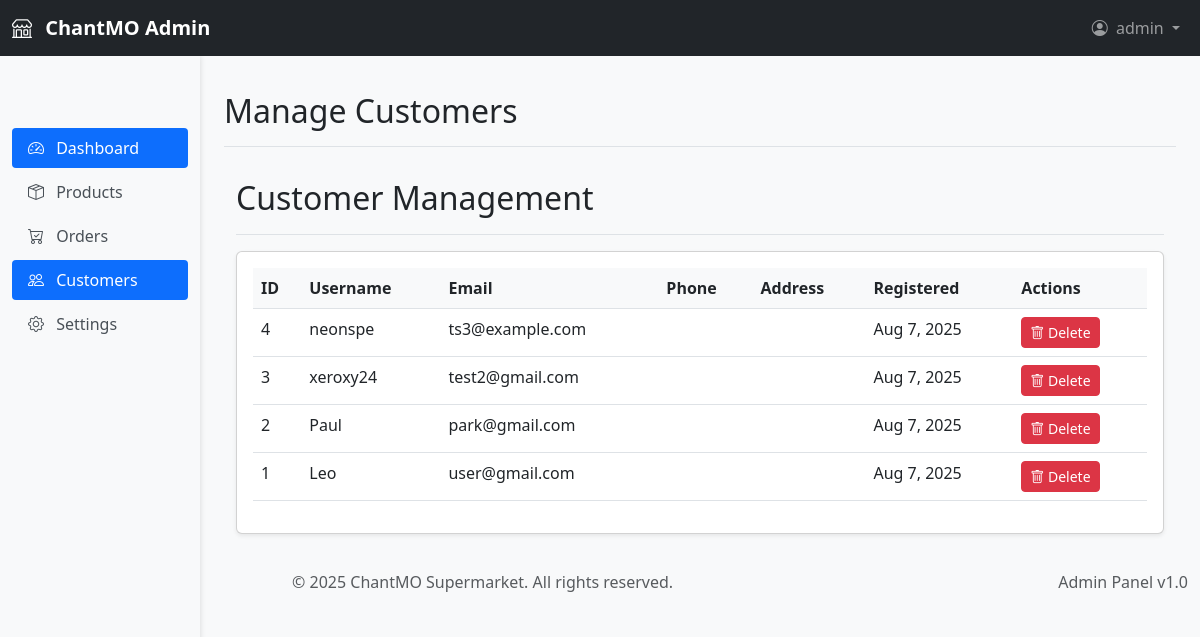
/chantmo-supa/admin/customers/index.php (signed in), run on the app's committed database.
### tables this page shows
CREATE TABLE IF NOT EXISTS `users` (
  `id` int NOT NULL AUTO_INCREMENT,
  `username` varchar(50) NOT NULL,
  `email` varchar(100) NOT NULL,
  `phone` varchar(20) NOT NULL,
  `address` varchar(50) NOT NULL,
  `password` varchar(255) NOT NULL,
  `email_verified` tinyint(1) DEFAULT '0',
  `verification_token` varchar(255) DEFAULT NULL,
  `reset_token` varchar(255) DEFAULT NULL,
  `reset_token_expires` datetime DEFAULT NULL,
  `created_at` timestamp NULL DEFAULT CURRENT_TIMESTAMP,
  `updated_at` timestamp NULL DEFAULT CURRENT_TIMESTAMP ON UPDATE CURRENT_TIMESTAMP,
  `remember_token` varchar(255) DEFAULT NULL,
  `verification_token_expires` datetime DEFAULT NULL,
  PRIMARY KEY (`id`),
  UNIQUE KEY `username` (`username`),
  UNIQUE KEY `email` (`email`)
);

### chantmo-supa/admin/customers/index.php (the view, shortened to what this page needs)
<?php
require_once __DIR__ . '/../../includes/auth.php';
$stmt = $pdo->query("SELECT * FROM users ORDER BY created_at DESC");
$customers = $stmt->fetchAll();
require_once __DIR__ . '/../includes/admin_header.php';
?>
<div class="container-fluid">
    <div class="d-flex justify-content-between flex-wrap flex-md-nowrap align-items-center pt-3 pb-2 mb-3 border-bottom">
        <h1 class="h2">Customer Management</h1>
    </div>
    <div class="card shadow-sm">
        <div class="card-body">
            <div class="table-responsive">
                <table class="table table-hover">
                    <thead>
                        <tr>
                            <th>ID</th>
                            <th>Username</th>
                            <th>Email</th>
                            <th>Phone</th>
                            <th>Address</th>
                            <th>Registered</th>
                            <th>Actions</th>
                        </tr>
                    </thead>
                    <tbody>
                        <?php foreach ($customers as $customer): ?>
                        <tr>
                            <td><?= $customer['id'] ?></td>
                            <td><?= htmlspecialchars($customer['username']) ?></td>
                            <td><?= htmlspecialchars($customer['email']) ?></td>
                            <td><?= htmlspecialchars($customer['phone']) ?></td>
                            <td><?= htmlspecialchars($customer['address']) ?></td>
                            <td><?= date('M j, Y', strtotime($customer['created_at'])) ?></td>
                            <td>
                                <form method="POST" class="d-inline">
                                    <button type="submit" name="delete_customer" class="btn btn-sm btn-danger"
                                        onclick="return confirm('Are you sure you want to delete this customer? All their orders will also be deleted.')">
                                        <i class="bi bi-trash"></i> Delete
                                    </button>
                                </form>
                            </td>
                        </tr>
                        <?php endforeach; ?>
                    </tbody>
                </table>
            </div>
        </div>
    </div>
</div>
<?php
require_once __DIR__ . '/../includes/admin_footer.php';
?>

### chantmo-supa/assets/css/admin.css (style rules this page uses)
body.admin-dashboard { background-color: #f8f9fa; padding-top: 56px; }
.table-responsive { overflow-x: auto; }
.table { background-color: white; }
.table th { background-color: #f8f9fa; font-weight: 600; }
.btn-sm { padding: 0.25rem 0.5rem; font-size: 0.875rem; }

### data on the page
users: id "4", username "neonspe", email "ts3@example.com", created_at "Aug 7, 2025"
users: id "3", username "xeroxy24", email "test2@gmail.com", created_at "Aug 7, 2025"
users: id "2", username "Paul", email "park@gmail.com", created_at "Aug 7, 2025"
users: id "1", username "Leo", email "user@gmail.com", created_at "Aug 7, 2025"

### other printed values
$_SESSION['username'] "admin"
$pageTitle "Manage Customers"
